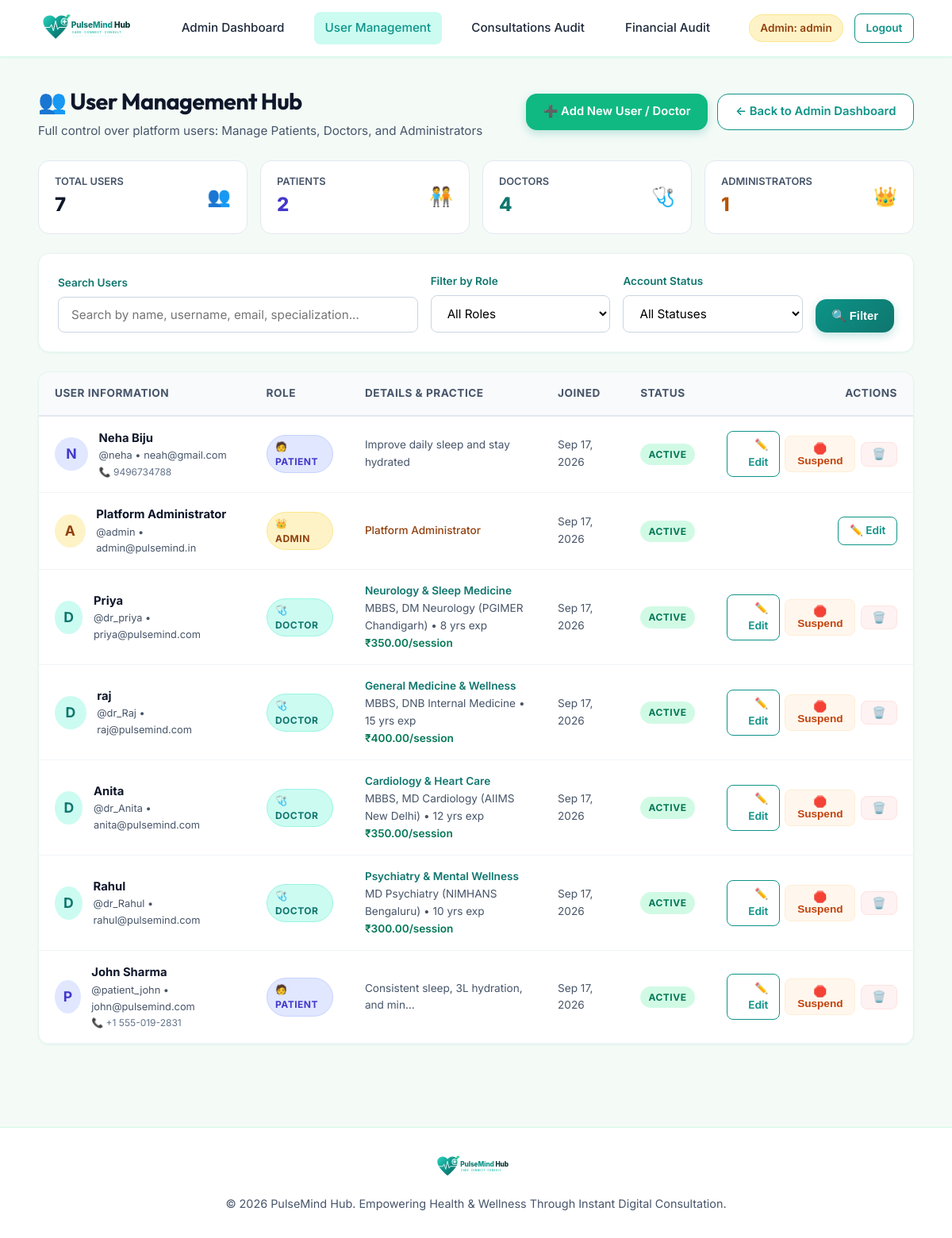
Screenshot of /accounts/admin-portal/users/ (signed in) with the database file from the repository.
### accounts/models.py (models this page shows, shortened)
class CustomUser(AbstractUser):
    ROLE_CHOICES = (
        ('PATIENT', 'Patient'),
        ('DOCTOR', 'Doctor'),
        ('ADMIN', 'Admin'),
    )
    role = models.CharField(max_length=10, choices=ROLE_CHOICES, default='PATIENT')
    phone = models.CharField(max_length=20, blank=True, null=True)
    profile_picture = models.ImageField(upload_to='profiles/', blank=True, null=True)
    bio = models.TextField(blank=True, null=True)
    specialization = models.CharField(max_length=100, blank=True, null=True, help_text="For Doctors: e.g., Cardiologist, Psychiatrist, General Physician")
    qualification = models.CharField(max_length=100, blank=True, null=True, help_text="e.g. MBBS, MD, PhD")
    consultation_fee = models.DecimalField(max_digits=10, decimal_places=2, default=500.00, help_text="Fee charged per consultation (₹)")
    experience_years = models.PositiveIntegerField(default=5, help_text="Years of medical practice")
    wellness_goal = models.CharField(max_length=255, blank=True, null=True, default="Improve daily sleep and stay hydrated")
    emergency_contact_name = models.CharField(max_length=100, blank=True, null=True)
    emergency_contact_phone = models.CharField(max_length=20, blank=True, null=True)
    @property
    def is_doctor(self):
        return self.role == 'DOCTOR'
    @property
    def is_patient(self):
        return self.role == 'PATIENT'
    @property
    def is_admin(self):
        return self.role == 'ADMIN' or self.is_superuser or self.is_staff

### accounts/views.py (the view, shortened to what this page needs)
# urls.py: path('admin-portal/users/', views.admin_user_list, name='admin_user_list'),
@admin_required
def admin_user_list(request):
    role_filter = request.GET.get('role', 'ALL').strip().upper()
    status_filter = request.GET.get('status', 'ALL').strip().lower()
    search_query = request.GET.get('q', '').strip()
    users = CustomUser.objects.all().order_by('-date_joined')
    if role_filter == 'PATIENT':
        users = users.filter(role='PATIENT', is_superuser=False, is_staff=False)
    elif role_filter == 'DOCTOR':
        users = users.filter(role='DOCTOR')
    elif role_filter == 'ADMIN':
        users = users.filter(Q(role='ADMIN') | Q(is_superuser=True) | Q(is_staff=True))
    if status_filter == 'active':
        users = users.filter(is_active=True)
    elif status_filter == 'inactive':
        users = users.filter(is_active=False)
    total_users_count = CustomUser.objects.count()
    patients_count = CustomUser.objects.filter(role='PATIENT', is_superuser=False, is_staff=False).count()
    doctors_count = CustomUser.objects.filter(role='DOCTOR').count()
    admins_count = CustomUser.objects.filter(Q(role='ADMIN') | Q(is_superuser=True) | Q(is_staff=True)).distinct().count()
    context = {
        'users': users,
        'role_filter': role_filter,
        'status_filter': status_filter,
        'search_query': search_query,
        'total_users_count': total_users_count,
        'patients_count': patients_count,
        'doctors_count': doctors_count,
        'admins_count': admins_count,
    }
    return render(request, 'accounts/admin_user_list.html', context)

### templates/accounts/admin_user_list.html (shortened to what this page needs)
{% extends 'base.html' %}
{% load static %}
{% block content %}
<div style="display: flex; flex-direction: column; gap: 1.5rem;">
  <div style="display: flex; justify-content: space-between; align-items: center; flex-wrap: wrap; gap: 1rem;">
    <div>
      <h1 style="font-size: 1.8rem; color: #0f172a; margin: 0;">👥 User Management Hub</h1>
      <p style="color: var(--muted-text); font-size: 0.95rem; margin-top: 0.2rem;">
        Full control over platform users: Manage Patients, Doctors, and Administrators
      </p>
    </div>
    <div style="display: flex; gap: 0.75rem;">
      <a href="{% url 'accounts:admin_user_add' %}" class="btn btn-primary" style="background: var(--secondary);">
        ➕ Add New User / Doctor
      </a>
      <a href="{% url 'dashboard:index' %}" class="btn btn-secondary">
        ← Back to Admin Dashboard
      </a>
    </div>
  </div>
  <div class="grid-4" style="gap: 1rem;">
    <div style="background: #ffffff; padding: 1rem 1.25rem; border-radius: var(--radius-md); border: 1px solid #e2e8f0; display: flex; justify-content: space-between; align-items: center;">
      <div>
        <div style="font-size: 0.8rem; color: var(--muted-text); font-weight: 600;">TOTAL USERS</div>
        <div style="font-size: 1.5rem; font-weight: 800; color: #0f172a;">{{ total_users_count }}</div>
      </div>
      <span style="font-size: 1.5rem;">👥</span>
    </div>
    <div style="background: #ffffff; padding: 1rem 1.25rem; border-radius: var(--radius-md); border: 1px solid #e2e8f0; display: flex; justify-content: space-between; align-items: center;">
      <div>
        <div style="font-size: 0.8rem; color: var(--muted-text); font-weight: 600;">PATIENTS</div>
        <div style="font-size: 1.5rem; font-weight: 800; color: #4338ca;">{{ patients_count }}</div>
      </div>
      <span style="font-size: 1.5rem;">🧑‍🤝‍🧑</span>
    </div>
    <div style="background: #ffffff; padding: 1rem 1.25rem; border-radius: var(--radius-md); border: 1px solid #e2e8f0; display: flex; justify-content: space-between; align-items: center;">
      <div>
        <div style="font-size: 0.8rem; color: var(--muted-text); font-weight: 600;">DOCTORS</div>
        <div style="font-size: 1.5rem; font-weight: 800; color: #0f766e;">{{ doctors_count }}</div>
      </div>
      <span style="font-size: 1.5rem;">🩺</span>
    </div>
    <div style="background: #ffffff; padding: 1rem 1.25rem; border-radius: var(--radius-md); border: 1px solid #e2e8f0; display: flex; justify-content: space-between; align-items: center;">
      <div>
        <div style="font-size: 0.8rem; color: var(--muted-text); font-weight: 600;">ADMINISTRATORS</div>
        <div style="font-size: 1.5rem; font-weight: 800; color: #b45309;">{{ admins_count }}</div>
      </div>
      <span style="font-size: 1.5rem;">👑</span>
    </div>
  </div>
  <div class="card" style="margin-bottom: 0; background: #ffffff;">
    <form method="GET" style="display: flex; gap: 1rem; flex-wrap: wrap; align-items: flex-end;">
      <div style="flex: 2; min-width: 260px;">
        <label class="form-label" style="font-size: 0.85rem;">Search Users</label>
        <input type="text" name="q" value="{{ search_query }}" class="form-control" placeholder="Search by name, username, email, specialization...">
      </div>
      <div style="flex: 1; min-width: 150px;">
        <label class="form-label" style="font-size: 0.85rem;">Filter by Role</label>
        <select name="role" class="form-select">
          <option value="ALL" {% if role_filter == 'ALL' %}selected{% endif %}>All Roles</option>
        </select>
      </div>
      <div style="flex: 1; min-width: 150px;">
        <label class="form-label" style="font-size: 0.85rem;">Account Status</label>
        <select name="status" class="form-select">
          <option value="all" {% if status_filter == 'all' %}selected{% endif %}>All Statuses</option>
        </select>
      </div>
      <div style="display: flex; gap: 0.5rem;">
        <button type="submit" class="btn btn-primary" style="padding: 0.75rem 1.25rem;">
          🔍 Filter
        </button>
      </div>
    </form>
  </div>
  <div class="card" style="padding: 0; overflow: hidden; background: #ffffff;">
    <div style="overflow-x: auto;">
      <table style="width: 100%; border-collapse: collapse; text-align: left; font-size: 0.925rem;">
        <thead>
          <tr style="background: #f8fafc; border-bottom: 2px solid #e2e8f0; color: #475569; font-size: 0.85rem; text-transform: uppercase; letter-spacing: 0.5px;">
            <th style="padding: 1rem 1.25rem;">User Information</th>
            <th style="padding: 1rem 1.25rem;">Role</th>
            <th style="padding: 1rem 1.25rem;">Details & Practice</th>
            <th style="padding: 1rem 1.25rem;">Joined</th>
            <th style="padding: 1rem 1.25rem;">Status</th>
            <th style="padding: 1rem 1.25rem; text-align: right;">Actions</th>
          </tr>
        </thead>
        <tbody>
          {% for u in users %}
          <tr style="border-bottom: 1px solid #f1f5f9; transition: background 0.15s;" onmouseover="this.style.background='#f8fafc'" onmouseout="this.style.background='transparent'">
            <td style="padding: 1rem 1.25rem;">
              <div style="display: flex; align-items: center; gap: 0.85rem;">
                <div style="width: 42px; height: 42px; border-radius: 50%; background: {% if u.is_admin %}#fef3c7{% elif u.is_doctor %}#ccfbf1{% else %}#e0e7ff{% endif %}; color: {% if u.is_admin %}#92400e{% elif u.is_doctor %}#0f766e{% else %}#4338ca{% endif %}; font-weight: 700; display: flex; align-items: center; justify-content: center; font-size: 1.1rem;">
                  {{ u.username|slice:":1"|upper }}
                </div>
                <div>
                  <div style="font-weight: 700; color: #0f172a;">
                    {{ u.get_full_name|default:u.username }}
                  </div>
                  <div style="font-size: 0.8rem; color: var(--muted-text);">
                    @{{ u.username }} • {{ u.email }}
                  </div>
                  {% if u.phone %}
                    <div style="font-size: 0.75rem; color: #64748b;">📞 {{ u.phone }}</div>
                  {% endif %}
                </div>
              </div>
            </td>
            <td style="padding: 1rem 1.25rem;">
              {% if u.is_admin %}
                <span class="badge" style="background: #fef3c7; color: #92400e; border: 1px solid #fde68a;">
                  👑 ADMIN
                </span>
              {% elif u.is_doctor %}
                <span class="badge badge-doctor" style="border: 1px solid #99f6e4;">
                  🩺 DOCTOR
                </span>
              {% else %}
                <span class="badge badge-patient" style="border: 1px solid #c7d2fe;">
                  🧑 PATIENT
                </span>
              {% endif %}
            </td>
            <td style="padding: 1rem 1.25rem; font-size: 0.85rem;">
              {% if u.is_doctor %}
                <div style="font-weight: 600; color: #0f766e;">{{ u.specialization|default:"General Practice" }}</div>
                <div style="color: var(--muted-text);">{{ u.qualification|default:"MBBS" }} • {{ u.experience_years }} yrs exp</div>
                <div style="color: #047857; font-weight: 600;">₹{{ u.consultation_fee }}/session</div>
              {% elif u.is_patient %}
                <div style="color: var(--muted-text);">
                  {{ u.wellness_goal|default:"Daily Health Monitoring"|truncatechars:40 }}
                </div>
              {% else %}
                <div style="color: #92400e; font-weight: 500;">Platform Administrator</div>
              {% endif %}
            </td>
            <td style="padding: 1rem 1.25rem; font-size: 0.85rem; color: var(--muted-text);">
              {{ u.date_joined|date:"M d, Y" }}
            </td>
            <td style="padding: 1rem 1.25rem;">
              {% if u.is_active %}
                <span class="badge badge-paid">ACTIVE</span>
              {% else %}
                <span class="badge" style="background: #fee2e2; color: #991b1b; border: 1px solid #fca5a5;">SUSPENDED</span>
              {% endif %}
            </td>
            <td style="padding: 1rem 1.25rem; text-align: right;">
              <div style="display: flex; gap: 0.4rem; justify-content: flex-end; align-items: center;">
                <a href="{% url 'accounts:admin_user_edit' u.id %}" class="btn btn-secondary btn-sm" title="Edit Profile & Role">
                  ✏️ Edit
                </a>
                {% if u != request.user %}
                <form method="POST" action="{% url 'accounts:admin_user_toggle_status' u.id %}" style="display: inline;">
                  <button type="submit" class="btn btn-sm" style="{% if u.is_active %}background: #fff7ed; color: #c2410c; border: 1px solid #ffedd5;{% else %}background: #f0fdf4; color: #15803d; border: 1px solid #dcfce7;{% endif %}" title="{% if u.is_active %}Suspend Account{% else %}Activate Account{% endif %}">
                    {% if u.is_active %}🛑 Suspend{% else %}⚡ Activate{% endif %}
                  </button>
                </form>
                <form method="POST" action="{% url 'accounts:admin_user_delete' u.id %}" style="display: inline;" onsubmit="return confirm('Are you sure you want to permanently delete user account \'{{ u.username }}\'? This action cannot be undone.');">
                  <button type="submit" class="btn btn-sm" style="background: #fef2f2; color: #dc2626; border: 1px solid #fee2e2;" title="Delete User">
                    🗑️
                  </button>
                </form>
                {% endif %}
              </div>
            </td>
          </tr>
          {% endfor %}
        </tbody>
      </table>
    </div>
  </div>
</div>
{% endblock %}

### templates/base.html (shortened to what this page needs)
{% load static %}
<!DOCTYPE html>
<html lang="en">
<head>
    <link rel="stylesheet" href="{% static 'css/styles.css' %}">
</head>
<body>
    <nav class="navbar">
        <div class="navbar-container">
            <a href="{% url 'dashboard:index' %}" class="navbar-brand">
                <img src="{% static 'images/logo.svg' %}"
                     alt="PulseMind Hub"
                     class="navbar-logo">
            </a>
            {% if user.is_authenticated %}
                {% if user.is_admin %}
                    <ul class="nav-links">
                        <li>
                            <a href="{% url 'dashboard:index' %}"
                               class="nav-link {% if request.resolver_match.app_name == 'dashboard' %}active{% endif %}">
                                Admin Dashboard
                            </a>
                        </li>
                        <li>
                            <a href="{% url 'accounts:admin_user_list' %}"
                               class="nav-link {% if request.resolver_match.url_name == 'admin_user_list' or request.resolver_match.url_name == 'admin_user_add' or request.resolver_match.url_name == 'admin_user_edit' %}active{% endif %}">
                                User Management
                            </a>
                        </li>
                        <li>
                            <a href="{% url 'accounts:admin_consultations' %}"
                               class="nav-link {% if request.resolver_match.url_name == 'admin_consultations' %}active{% endif %}">
                                Consultations Audit
                            </a>
                        </li>
                        <li>
                            <a href="{% url 'accounts:admin_payments' %}"
                               class="nav-link {% if request.resolver_match.url_name == 'admin_payments' %}active{% endif %}">
                                Financial Audit
                            </a>
                        </li>
                    </ul>
                    <div style="display:flex; align-items:center; gap:0.85rem;">
                        <div class="user-badge"
                             style="background:#fef3c7; color:#92400e; border-color:#fde68a;">
                            Admin: {{ user.username }}
                        </div>
                        <a href="{% url 'accounts:logout' %}"
                           class="btn btn-secondary btn-sm">
                            Logout
                        </a>
                    </div>
                {% endif %}
            {% endif %}
        </div>
    </nav>
    <main class="main-wrapper">
        {% block content %}{% endblock %}
    </main>
    <footer>
        <div style="
            max-width:1600px;
            width:96%;
            margin:0 auto;
            padding:0 1.5rem;
            display:flex;
            flex-direction:column;
            align-items:center;
            gap:0.5rem;
        ">
            <img src="{% static 'images/logo.svg' %}"
                 alt="PulseMind Hub"
                 style="height:36px;">
            <p style="margin-top:0.5rem;">
                © 2026 PulseMind Hub. Empowering Health & Wellness Through Instant Digital Consultation.
            </p>
        </div>
    </footer>
</body>
</html>

### rows the page displays
CustomUser: username "admin", username "A", get_full_name "Platform Administrator", email "admin@pulsemind.in", role "👑 ADMIN", date_joined "Sep 17, 2026", is_active "ACTIVE"
CustomUser: username "N", get_full_name "Neha Biju", username "neha", email "neah@gmail.com", phone "9496734788", role "🧑 PATIENT", wellness_goal "Improve daily sleep and stay hydrated", date_joined "Sep 17, 2026", is_active "ACTIVE"
CustomUser: username "D", get_full_name "Priya", username "dr_priya", email "priya@pulsemind.com", role "🩺 DOCTOR", specialization "Neurology & Sleep Medicine", qualification "MBBS, DM Neurology (PGIMER Chandigarh)", experience_years "8", consultation_fee "350.00", date_joined "Sep 17, 2026", is_active "ACTIVE"
CustomUser: username "D", get_full_name "raj", username "dr_Raj", email "raj@pulsemind.com", role "🩺 DOCTOR", specialization "General Medicine & Wellness", qualification "MBBS, DNB Internal Medicine", experience_years "15", consultation_fee "400.00", date_joined "Sep 17, 2026", is_active "ACTIVE"
CustomUser: username "D", get_full_name "Anita", username "dr_Anita", email "anita@pulsemind.com", role "🩺 DOCTOR", specialization "Cardiology & Heart Care", qualification "MBBS, MD Cardiology (AIIMS New Delhi)", experience_years "12", consultation_fee "350.00", date_joined "Sep 17, 2026", is_active "ACTIVE"
CustomUser: username "D", get_full_name "Rahul", username "dr_Rahul", email "rahul@pulsemind.com", role "🩺 DOCTOR", specialization "Psychiatry & Mental Wellness", qualification "MD Psychiatry (NIMHANS Bengaluru)", experience_years "10", consultation_fee "300.00", date_joined "Sep 17, 2026", is_active "ACTIVE"
CustomUser: username "P", get_full_name "John Sharma", username "patient_john", email "john@pulsemind.com", phone "+1 555-019-2831", role "🧑 PATIENT", wellness_goal "Consistent sleep, 3L hydration, and min…", date_joined "Sep 17, 2026", is_active "ACTIVE"

### other values shown
{{ total_users_count }} "7"
{{ patients_count }} "2"
{{ doctors_count }} "4"
{{ admins_count }} "1"
